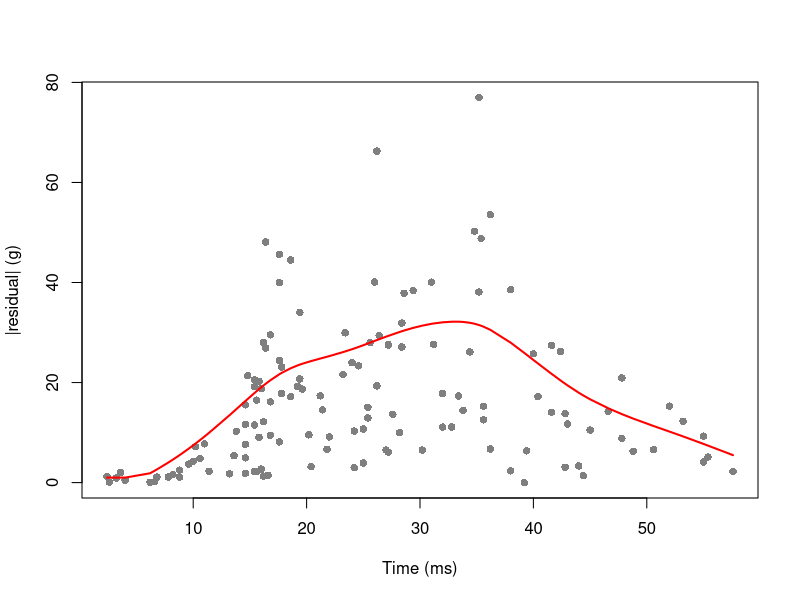
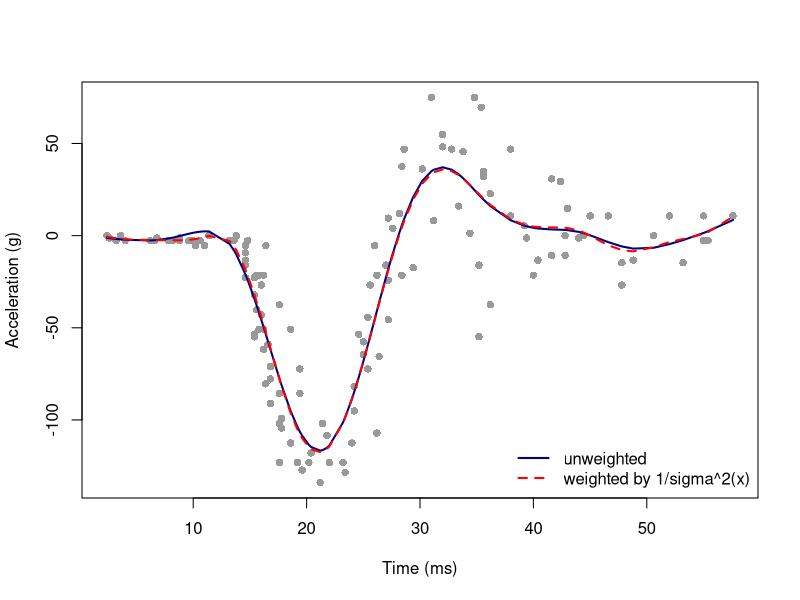

These charts were generated, in order, by the following R code:
## ---- chunk 1
knitr::opts_chunk$set(echo = TRUE, message = FALSE, warning = FALSE,
                      fig.width = 7, fig.height = 4.2)
## ---- chunk 2
library(MASS)
library(splines)
library(mgcv)
data(mcycle)
x <- mcycle$times
y <- mcycle$accel
n <- length(y)
## ---- chunk 3
bbase <- function(x, xl = min(x) - 0.01, xr = max(x) + 0.01, nseg = 20, bdeg = 3) {
  dx <- (xr - xl) / nseg
  knots <- seq(xl - bdeg * dx, xr + bdeg * dx, by = dx)
  splineDesign(knots, x, ord = bdeg + 1, outer.ok = TRUE)
}
B <- bbase(x)
D <- diff(diag(ncol(B)), differences = 2)
wpspline <- function(lambda, w = rep(1, n)) {
  # weighted penalized least squares: sum w_i (y_i - f_i)^2 + lambda ||D theta||^2
  A <- crossprod(B, w * B) + lambda * crossprod(D)
  theta <- solve(A, crossprod(B, w * y))
  f <- drop(B %*% theta)
  edf <- sum(diag(solve(A, crossprod(B, w * B))))
  wrss <- sum(w * (y - f)^2)
  list(f = f, edf = edf, gcv = n * wrss / (n - edf)^2)
}
gcv_fit <- function(w = rep(1, n)) {
  o <- optimize(function(l) wpspline(10^l, w)$gcv, c(-4, 6))
  c(wpspline(10^o$minimum, w), log10_lambda = o$minimum)
}
fit0 <- gcv_fit()
r <- y - fit0$f
c(edf = fit0$edf, sigma_hat = sqrt(sum(r^2) / (n - fit0$edf)))
tapply(r, cut(x, c(0, 15, 40, 60)), sd)
## ---- chunk 4
v <- smooth.spline(x, abs(r), df = 6)
sigma_x <- pmax(sqrt(pi / 2) * predict(v, x)$y, 1)   # floor at 1 g to avoid zero weights
plot(x, abs(r), pch = 16, col = "grey50", xlab = "Time (ms)", ylab = "|residual| (g)")
lines(x, sigma_x, lwd = 2, col = "red")
range(sigma_x)
## ---- chunk 5
w <- 1 / sigma_x^2
fit_w <- gcv_fit(w)
c(edf_unweighted = fit0$edf, edf_weighted = fit_w$edf)
z <- (y - fit_w$f) / sigma_x          # standardized residuals
tapply(z, cut(x, c(0, 15, 40, 60)), sd)
plot(x, y, pch = 16, col = "grey60", xlab = "Time (ms)", ylab = "Acceleration (g)")
lines(x, fit0$f, lwd = 2, col = "navy")
lines(x, fit_w$f, lwd = 2, col = "red", lty = 2)
legend("bottomright", bty = "n", lwd = 2, col = c("navy", "red"), lty = c(1, 2),
       legend = c("unweighted", "weighted by 1/sigma^2(x)"))
## ---- chunk 6
g2 <- gam(list(accel ~ s(times, bs = "ps", k = 20), ~ s(times, bs = "ps", k = 10)),
          family = gaulss(), data = mcycle)
summary(g2)$edf
sig_g <- 1 / predict(g2, type = "response")[, 2]   # second column is 1/sigma
range(sig_g)
